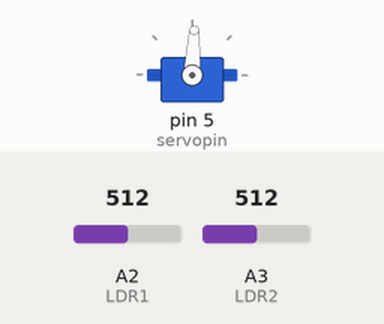
Recording of a sketch running on a simulated Arduino Uno, built with avr-gcc and run on an emulated ATmega328P. Parts: servo. The test bench sets the inputs (shaded band); at power-on: A2 (LDR1) = 512, A3 (LDR2) = 512. Random numbers use the default seed unless the sketch sets one; what the sketch prints to the serial monitor is not drawn.

Above: at 2.2 s.
2.3 s: A2 (LDR1) set to 791
3.8 s: A2 (LDR1) set to 811
At 4.09 s:
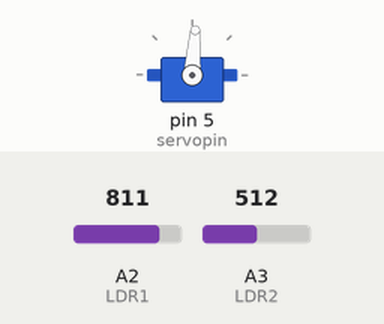
6.8 s: A3 (LDR2) set to 791
At 8.31 s:
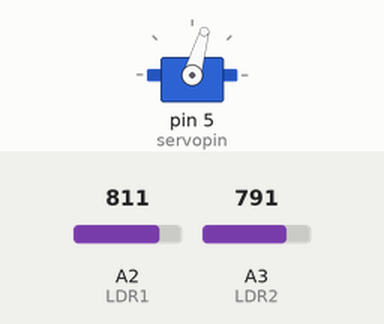
9.8 s: A3 (LDR2) set to 816
Timing chart, 0 to 12.8 s (numbered marks = the images above; inputs shaded):
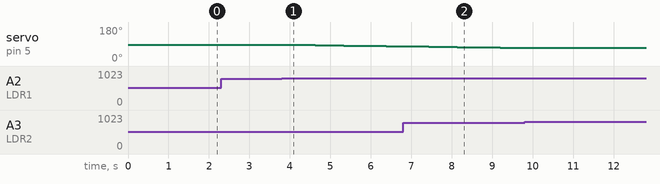

The sketch:

SOLARSPI.ino
```cpp
  // Techatronic.com
#include <Servo.h>      // including the library of servo motor
Servo sg90;

int initial_position;   // will be randomly set between 85–90
int LDR1 = A2;          // connect The LDR1 on Pin A2
int LDR2 = A3;          // connect The LDR2 on Pin A3
int error = 5;
int servopin = 5;       // Servo connected to PWM pin (e.g., D5)

void setup()
{
  Serial.begin(9600);
  sg90.attach(servopin);
  pinMode(LDR1, INPUT);
  pinMode(LDR2, INPUT);

  // ✅ Randomize initial position between 85–90
  randomSeed(analogRead(0));
  initial_position = random(85, 91);   // 85 to 90 inclusive

  sg90.write(initial_position);
  delay(1000);

  Serial.println("System Initialized...");
  Serial.print("Servo initialized at angle: ");
  Serial.println(initial_position);
}

void loop()
{
  int R1 = analogRead(LDR1); // read LDR 1
  int R2 = analogRead(LDR2); // read LDR 2

  // ✅ Serial print readings
  Serial.print("LDR1: "); Serial.print(R1);
  Serial.print(" | LDR2: "); Serial.print(R2);
  Serial.print(" | Servo angle: "); Serial.println(initial_position);

  delay(100);

  int diff = abs(R1 - R2);

  // ✅ Condition 1: Both LDRs below 800 → no movement
  if (R1 < 800 && R2 < 800) {
    Serial.println("⚠️ Low light - servo idle");
    return;
  }

  // ✅ Condition 2: Both readings are strong, but difference small → stable
  if (diff <= error) {
    Serial.println("☀️ Balanced light - no movement");
    return;
  }

  // ✅ Condition 3: One LDR > other AND that LDR > 800 → move
  if (R1 > R2 && R1 > 800) {
    initial_position--;
    if (initial_position < 0) initial_position = 0;
    Serial.println("⬅️ Moving Left (LDR1 brighter)");
  }
  else if (R2 > R1 && R2 > 800) {
    initial_position++;
    if (initial_position > 180) initial_position = 180;
    Serial.println("➡️ Moving Right (LDR2 brighter)");
  }

  sg90.write(initial_position);
  delay(250);
}
```

Measured:
- after the input at 2.3 s, every drawn part: stays the same
- after the input at 3.8 s, servo on pin 5 (servopin): moves from 87° to 78° over 2.8 s, starting after 0.12 s
